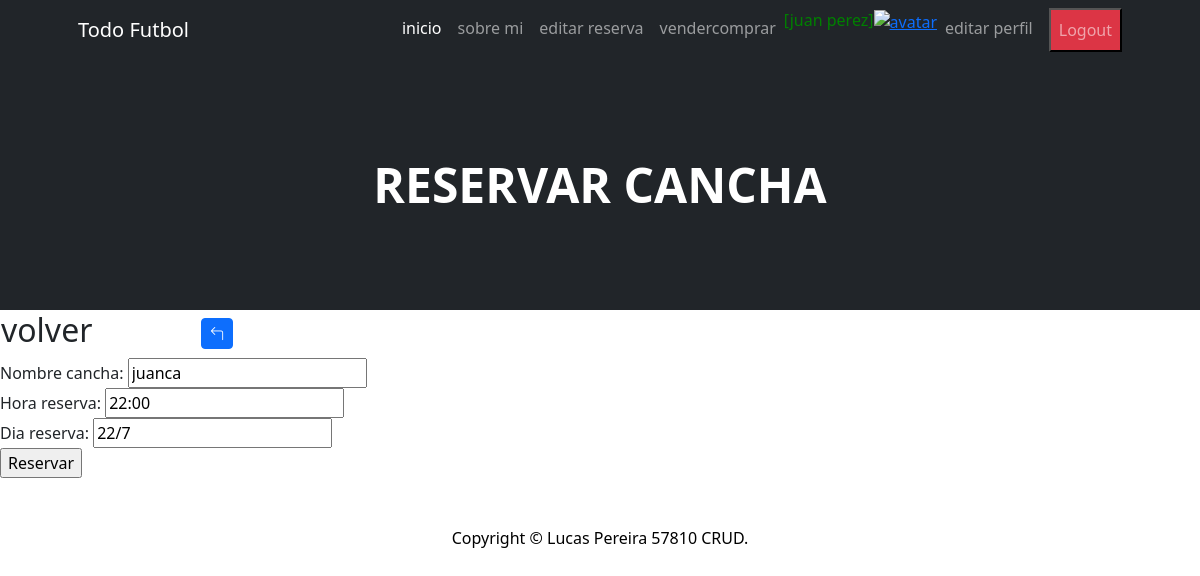
Page /reservaCUpdate/15/ (signed in) on the committed database.
### todo_futbol_app/models.py (models this page shows, shortened)
class Reservar_cancha(models.Model):
    nombre_cancha = models.CharField(max_length=20)
    hora_reserva = models.CharField(max_length=20)
    dia_reserva = models.CharField(max_length=20)
    class Meta:
        verbose_name = "Reserva de cancha"
        verbose_name_plural = "Reservas de cancha"
        ordering = ["dia_reserva","hora_reserva"]

### todo_futbol_app/views.py (the view)
# urls.py: path('reservaCUpdate/<int:pk>/', reservaCUpdate.as_view(), name = "reservaCUpdate"),
class reservaCUpdate (LoginRequiredMixin, UpdateView):
    model = Reservar_cancha
    fields = ["nombre_cancha" , "hora_reserva" , "dia_reserva"]
    success_url = reverse_lazy("reservaC")

### todo_futbol_app/templates/todo_futbol_app/reservar_cancha_form.html (shortened to what this page needs)
{% extends 'todo_futbol_app/index.html' %}
{% block titulo %}
<h1 class="display-5 fw-bolder text-white mb-2">RESERVAR CANCHA</h1>
{% endblock titulo %}
{% block contenido %}
<table>
    <tr>
        <td width="200"><h2>volver</h2></td>
        <td>
            <a
            href="{% url 'reservaC' %}"
            class="btn btn-primary btn-sm"
            ><i class="bi bi-arrow-90deg-left" title="volver"> </i>
            </a>
        </td>
    </tr>
</table>
<form action="" method="post">
    <table>
        {{ form }}
    </table>
    <input type="submit" value="Reservar">
</form>
{% endblock contenido %}

### todo_futbol_app/templates/todo_futbol_app/index.html (shortened to what this page needs)
<!DOCTYPE html>
<html lang="en">
    <head>
        {% load static %}
        <link href="https://cdn.jsdelivr.net/npm/bootstrap-icons@1.4.1/font/bootstrap-icons.css" rel="stylesheet" />
        <link href="{% static 'css/styles.css' %}" rel="stylesheet" />
        <link rel="stylesheet" href="https://cdnjs.cloudflare.com/ajax/libs/font-awesome/6.4.0/css/all.min.css">
    </head>
    <body>
        <nav class="navbar navbar-expand-lg navbar-dark bg-dark">
            <div class="container px-5">
                <a class="navbar-brand" href="#!">Todo Futbol</a>
                <div class="collapse navbar-collapse" id="navbarSupportedContent">
                    <ul class="navbar-nav ms-auto mb-2 mb-lg-0">
                        <li class="nav-item"><a class="nav-link active" aria-current="page" href="{% url 'home' %}">inicio</a></li>
                    {% if user.is_authenticated %}
                        <li class="nav-item"><a class="nav-link" href="{% url 'sobremi' %}">sobre mi</a></li>
                        <li class="nav-item"><a class="nav-link" href="{% url 'contacto' %}">editar reserva</a></li>
                        <li class="nav-item"><a class="nav-link" href="{% url 'vendercomprar' %}">vendercomprar</a></li>
                        <p style="color:green"> [{{ user.first_name }} {{ user.last_name }}]</p>
                        <div class="text-center">
                            <a href="{% url 'agregar_avatar' %}"><img src="{{ request.session.avatar}}" height="40px" weight="40px" alt="avatar"></a>
                        </div>
                        <li class="nav-item"><a class="nav-link" href="{% url 'profile' %}">editar perfil</a></li>
                        <form method="post" action="{% url 'logout' %}">
                            <button type="submit" class="nav-link bg-danger ms-2">Logout</button>
                        </form>
                    {% else %}
                        <li class="nav-item"><a class="nav-link" href="{% url 'login' %}">iniciar sesion</a></li>
                        <form method="post" action="{% url 'registro' %}">
                            {% csrf_token %}
                            <button type="submit" class="nav-link bg-danger ms-2">Registrarme</button>
                        </form>
                    {% endif %}
                    </ul>
                </div>
            </div>
        </nav>
        <header class="bg-dark py-5">
            <div class="container px-5">
                <div class="row gx-5 justify-content-center">
                    <div class="col-lg-6">
                        <div class="text-center my-5">
                            {% block titulo %}{% endblock titulo %}
                            </div>
                        </div>
                    </div>
                </div>
        </header>
        {% block contenido %}
        {% endblock contenido %}
        <div class="container px-5"><p class="m-5 text-center text-black">Copyright &copy; Lucas Pereira 57810  CRUD.</p></div>
    </body>
</html>

### rows in the picture
Reservar_cancha: nombre_cancha "juanca", hora_reserva "22:00", dia_reserva "22/7"

### other values in the picture
{{ user.first_name }} "juan"
{{ user.last_name }} "perez"
